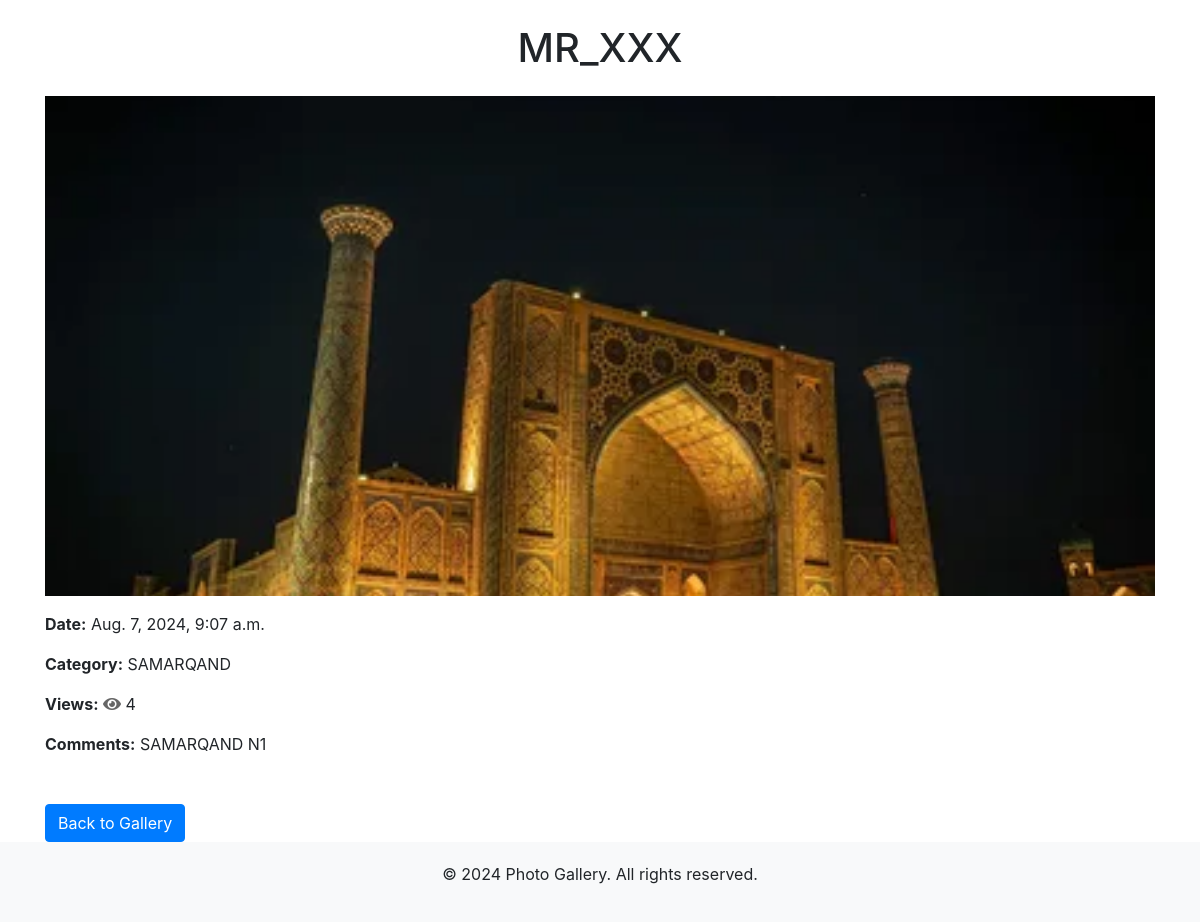
Screenshot of /photo/1/ with the database file from the repository.
### gallery/models.py (models this page shows, shortened)
class Photo(models.Model):
    image = models.ImageField(upload_to='photos/')
    author = models.ForeignKey(Author, on_delete=models.PROTECT, null=True)
    category = models.ForeignKey(Category, on_delete=models.PROTECT, null=True)
    date_add = models.DateTimeField(auto_now_add=True)
    views = models.PositiveIntegerField(default=0)
    text = models.TextField()

class Author(models.Model):
    name = models.CharField(max_length=255)
    def __str__(self):
        return self.name

class Category(models.Model):
    name = models.CharField(max_length=255)

### gallery/views.py (the view)
# urls.py: path('photo/<int:photo_id>/', photo_detail, name='photo_detail'),
def photo_detail(request, photo_id):
    photo = Photo.objects.get(id=photo_id)
    if not request.session.get('gallery'):
        request.session['gallery'] = []
        request.session['gallery'].append(photo_id)
        photo.views += 1
    if photo_id not in request.session.get('gallery'):
        photo.views += 1
        request.session['gallery'].append(photo_id)
        request.session.save()
    photo.save()
    return render(request, 'detail.html', {'photo': photo})

### template/detail.html (shortened to what this page needs)
<!DOCTYPE html>
<html lang="en">
<head>
    <link href="https://stackpath.bootstrapcdn.com/bootstrap/4.5.2/css/bootstrap.min.css" rel="stylesheet">
    <link rel="stylesheet" href="https://cdnjs.cloudflare.com/ajax/libs/font-awesome/5.15.4/css/all.min.css">
</head>
<body>
    <div class="container mt-4">
        <h1 class="mb-4 text-center">{{ photo.author }}</h1>
        <div class="photo-detail mb-4">
            <img src="{{ photo.image.url }}" class="img-fluid" alt="Photo">
            <p class="mt-3"><strong>Date:</strong> {{ photo.date_add }}</p>
            <p><strong>Category:</strong> {{ photo.category.name }}</p>
            <p>
                <strong>Views:</strong>
                <i class="fas fa-eye views-icon"></i> {{ photo.views }}
            </p>
            <p><strong>Comments:</strong> {{ photo.text }}</p>
        </div>
        <a href="{% url 'photo_list' %}" class="btn btn-primary mt-4">Back to Gallery</a>
    </div>
    <footer class="text-center">
        <div class="container">
            <p>&copy; 2024 Photo Gallery. All rights reserved.</p>
        </div>
    </footer>
</body>
</html>

### template/detail.html (style rules this page uses)
.photo-detail img { width: 100%; height: auto; max-height: 500px; object-fit: cover; }
.photo-detail p { font-size: 16px; }
.views-icon { color: #666; }
footer { background-color: #f8f9fa; padding: 20px 0; }

### rows the page displays
Photo: author "MR_XXX", image (picture), date_add "Aug. 7, 2024, 9:07 a.m.", category.name "SAMARQAND", views "4", text "SAMARQAND N1"
